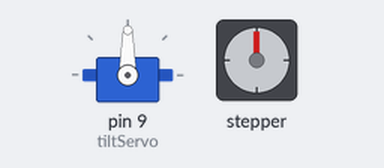
Bench run of a sketch on a simulated Arduino Uno, built with avr-gcc and run on an emulated ATmega328P. On the bench: servo, stepper motor. Stepper angles assume 200 steps per turn; what the sketch prints to the serial monitor is not drawn.

Above: at 0.05 s.
At 1.45 s:
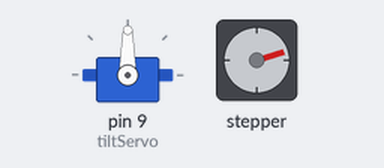
At 2.85 s:
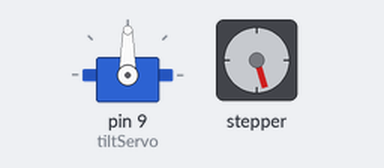
At 5.7 s:
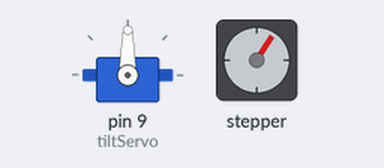
Timing chart, 0 to 7.9 s (numbered marks = the images above):
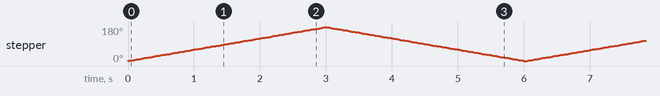

Measured:
- by itself, stepper: turns 180° clockwise in 3.0 s, then 180° counter-clockwise in 3.0 s, repeating every 6.0 s

The sketch:

big_plate.ino
```cpp
#include <Wire.h>
#include <Adafruit_MotorShield.h>
#include <Servo.h>

// Create the motor shield object with the default I2C address
Adafruit_MotorShield AFMS = Adafruit_MotorShield();
// Or, create it with a different I2C address (say for stacking)
// Adafruit_MotorShield AFMS = Adafruit_MotorShield(0x61);

// Connect a stepper motor with 200 steps per revolution (1.8 degree)
// to motor port #2 (M3 and M4)
Adafruit_StepperMotor *myMotor = AFMS.getStepper(200, 1);

Servo tiltServo; // creates a servo object to control the tilting servo

int tiltServoPos = 0; // attaches the servo on pin 9 to the tiltServo object

int targetPosition = 0; //position of cup
int currentPosition = 0; //current position of motor
int difference = 0;  // difference between target position and current position
String sensorColorString = ""; // stores the string output by the Raspberry Pi


void setup() {
  tiltServo.attach(9);   // attaches the servo on pin 9 to the tiltServo object
  Serial.begin(9600);           // set up Serial library at 9600 bps
  Serial.println("Stepper test!");


  AFMS.begin();  // create with the default frequency 1.6KHz
  //AFMS.begin(1000);  // OR with a different frequency, say 1KHz

  myMotor->setSpeed(10);  // 10 rpm
}

void loop() {
   Serial.println("Single coil steps");
   myMotor->step(100, FORWARD, SINGLE);
   myMotor->step(100, BACKWARD, SINGLE);


//  if (Serial.available() > 0) {
//
//    sensorColorString = Serial.readString();
//    Serial.setTimeout(10);
//
//    Serial.print("I received: ");
//    Serial.println(sensorColorString);
//
//    targetPosition = sensorColorString.toInt();
//
//    tiltServo.write(90);
//    delay(4000);
//    tiltServo.write(50);
//     //Sets home position of the tiltServo to 95
//    colorToMotorSteps(); // moves stepper motor to correct position
//    delay(4000); //Waits 2 seconds
//    tiltServo.write(90); //Returns tilt servo to home position
//  }/

}

// Converts Raspberry Pi output to position of the servos
void colorToMotorSteps() {

  Serial.print(targetPosition);
  difference = targetPosition - currentPosition;
  if (difference > 0) {
    tiltServo.write(10);
    myMotor->step(difference,FORWARD,SINGLE);
  }
  if (difference < 0) {
    tiltServo.write(10);
    myMotor->step(difference,FORWARD,SINGLE);
  }

  currentPosition = targetPosition;


}
```
